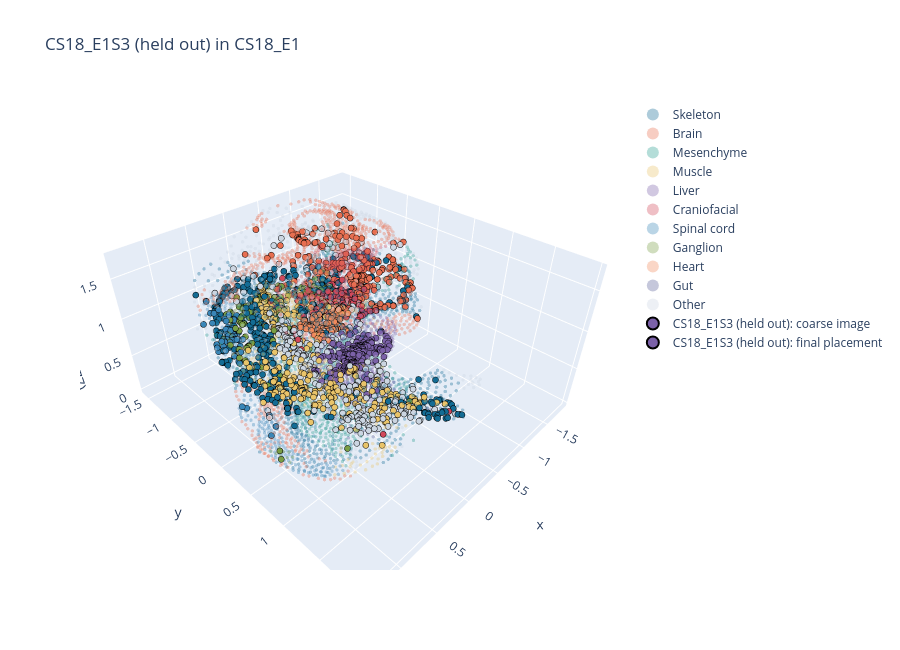

Notebook cell for this chart:
### Markdown cell above
## Same-species check: a held-out stack section placed as a query

The middle interior section is removed from the stack. Its neighbours are joined by their direct coupling from the leave-one-out check, and the section is placed back with the stack's own features (`X_feat`). It should land at its own z, with tilt about 0, `det = +1` and full coverage. Its offset from its own z measures how well the pipeline places a section in the best case.

### Code cell
def drop_section(ST, k, P_loo):
    keep = ST["section"] != ST["names"][k]
    new_idx = np.full(len(keep), -1); new_idx[keep] = np.arange(keep.sum())
    pairs = []
    for kk, (i, j, w) in enumerate(ST["pairs"]):
        if kk == k - 1:   # (k-1, k) and (k, k+1) become one pair (k-1, k+1)
            off_a, off_b = np.flatnonzero(ST["section"] == ST["names"][k - 1])[0], np.flatnonzero(ST["section"] == ST["names"][k + 1])[0]
            i2, j2, w2 = s3.displacement_pairs(P_loo, off_a, off_b)
            pairs.append((new_idx[i2], new_idx[j2], w2))
        elif kk != k:
            pairs.append((new_idx[i], new_idx[j], w))
    out = dict(ST, names=[s for s in ST["names"] if s != ST["names"][k]], z=np.delete(ST["z"], k), section=ST["section"][keep],
               xyz=ST["xyz"][keep], labels=ST["labels"][keep], emb={e: x[keep] for e, x in ST["emb"].items()},
               Y=Y_stack_hvg[keep], pairs=pairs)
    return out

ss_row = None
if SAMESPECIES_TEST and loo_pairs:
    k = sorted(loo_pairs, key=lambda kk: abs(kk - (n_sec - 1) / 2))[0]
    s = stack_names[k]
    m = ST["section"] == s
    q_ss = dict(name=f"{s} (held out)", xy=centred(stack_red[s].obsm["spatial"]), emb=ST["emb"]["X_feat"][m],
                labels=ST["labels"][m], Y=Y_stack_hvg[m], full_obs=None, L=lat(STACK_DS, s)[0])
    ST_minus = drop_section(dict(ST, Y=None), k, loo_pairs[k])
    # the query is scaled to an RMS radius of 1, the stack by its median; undo the difference for this check
    q_ss["xy"] *= s3.rms_radius(xy_raw[s])
    ss_row, _ = place_query(q_ss, ST_minus, emb_key="X_feat", final_method="fgw", compare=False, plots=True)
    if ss_row:
        print(f"held-out {s}: true z {z_sec[k]:.3f}, placed at z0 {ss_row['z0']:.3f} (coarse {ss_row['z0_coarse']:.3f}), "
              f"tilt {ss_row['theta_u']:+.0f}°/{ss_row['theta_v']:+.0f}°, det {ss_row['det']:+d}, coverage {ss_row['coverage']:.2f}")
        ss_row.update(true_z=float(z_sec[k]))
